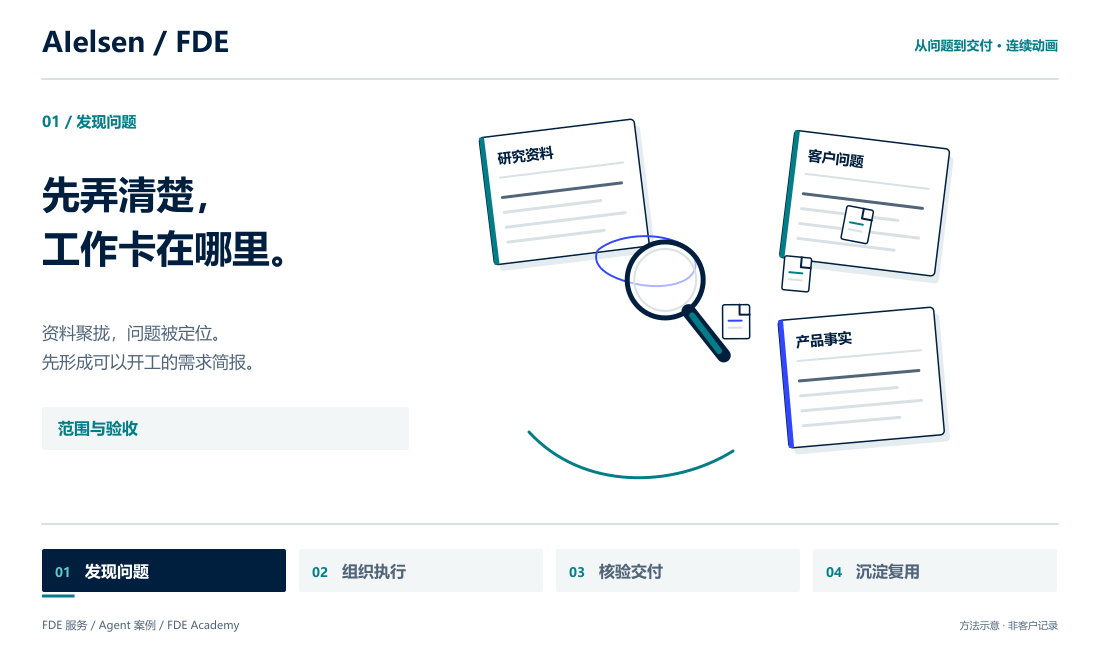
#> input picture docs/media/fde-motion-zh.gif, 1100 x 650 px; its folder holds 2 pictures in this run
$ python check-gif.py
#> lines starting #> are read from the running program, lines starting #| are printed output that depends on the picture
"""Optional independent GIF check. Requires Pillow; reads images without editing."""
from pathlib import Path
from hashlib import sha256
from collections import Counter
import json
from PIL import Image

media = Path(__file__).resolve().parent.parent / "media"
for language in ("zh", "en"):
    filename = media / f"fde-motion-{language}.gif"
    with Image.open(filename) as im:
#> im is the input picture: PIL image 1100x650 P; mean R, G, B 241.7, 244.1, 245.8
        assert im.size == (1100, 650)
        assert im.n_frames == 360
        assert im.info.get("loop") == 0
        delays, stage_hashes = [], []
        for i in range(im.n_frames):
            im.seek(i)
            delays.append(im.info.get("duration", 0))
            # Exclude header, text column, navigation and footer progress bar.
            stage = im.convert("RGB").crop((453, 96, 1058, 512))
            stage_hashes.append(sha256(stage.tobytes()).hexdigest())
#> this loop made 360 passes
#> pass 1, `stage = im.convert("RGB").crop((453, 96, 1058, 512))`:
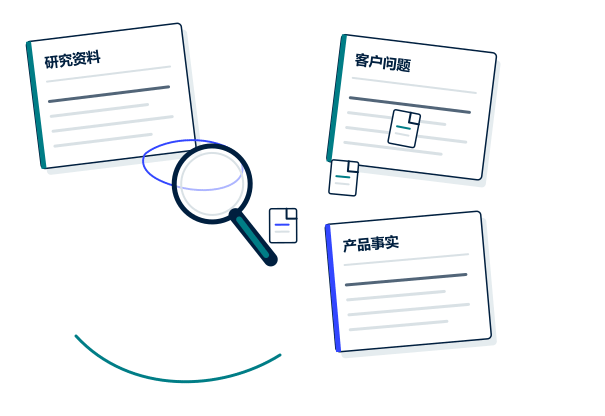
#> stage: PIL image 605x416 RGB; mean R, G, B 244.3, 246.6, 248.3
#> pass 2, `stage = im.convert("RGB").crop((453, 96, 1058, 512))`:
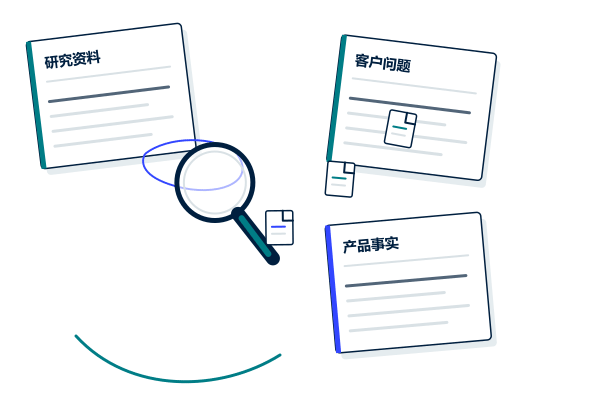
#> stage: PIL image 605x416 RGB; mean R, G, B 244.3, 246.6, 248.3
#> pass 3, `stage = im.convert("RGB").crop((453, 96, 1058, 512))`:
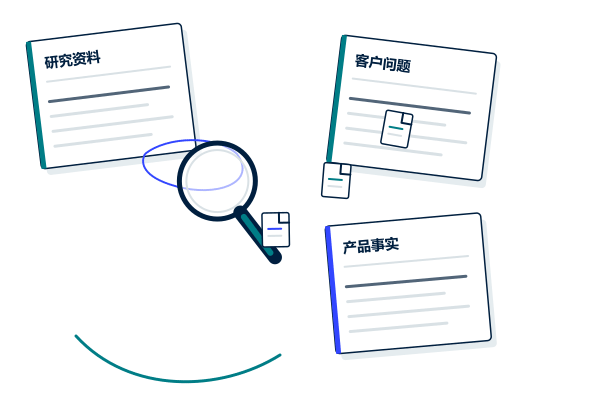
#> stage: PIL image 605x416 RGB; mean R, G, B 244.4, 246.6, 248.3
#> after the loop:
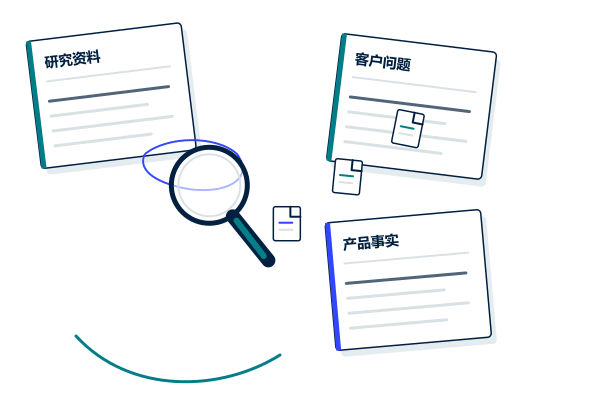
#> stage: PIL image 605x416 RGB; mean R, G, B 244.3, 246.5, 248.3
#> after the loop, delays = 360 values from 50 to 50; stage_hashes = 360 items
        assert set(delays) == {50}, Counter(delays)
        assert sum(delays) == 18000
        assert len(set(stage_hashes)) >= 350, "Main stage is mostly static"
        assert filename.stat().st_size < 5_000_000
        print(json.dumps({"language": language, "frames": im.n_frames,
                          "duration_ms": sum(delays), "frame_delays_ms": dict(Counter(delays)),
                          "unique_main_stage_frames": len(set(stage_hashes)),
                          "result": "pass"}))
#| {"language": "zh", "frames": 360, "duration_ms": 18000, "frame_delays_ms": {"50": 360}, "unique_main_stage_frames": 356, "result": "pass"}
#> pass 2 of the loop `for language in ("zh", "en"):`:
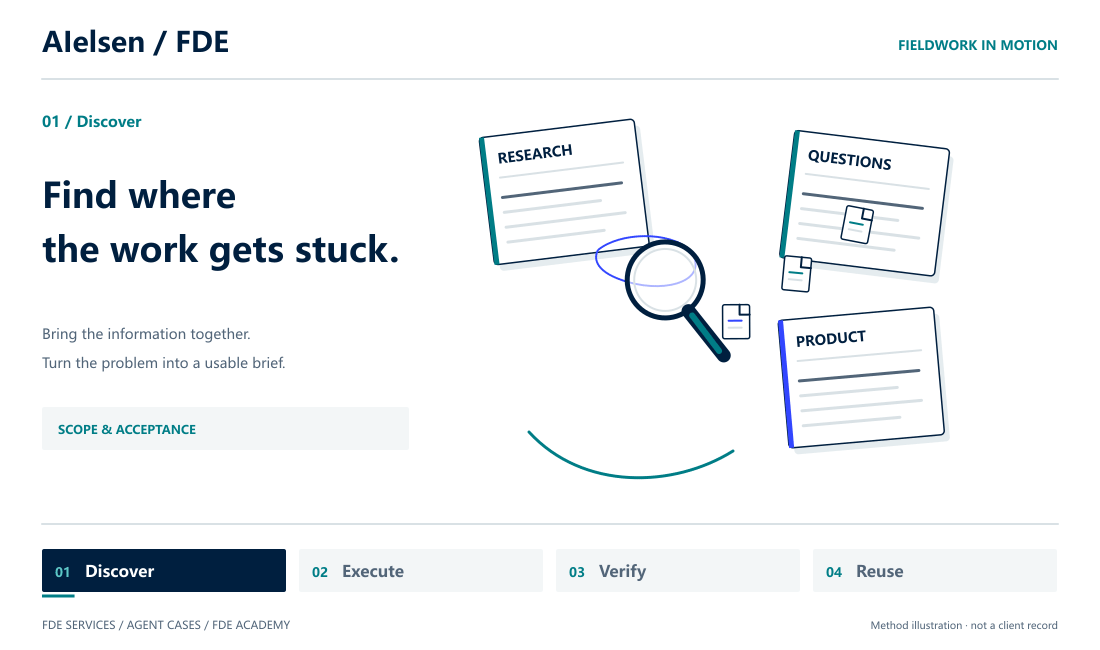
#> input picture docs/media/fde-motion-en.gif, 1100 x 650 px
#> im is the input picture: PIL image 1100x650 P; mean R, G, B 242.5, 244.8, 246.4
#> the loop `for i in range(im.n_frames):` made 360 passes
#> pass 1, `stage = im.convert("RGB").crop((453, 96, 1058, 512))`:
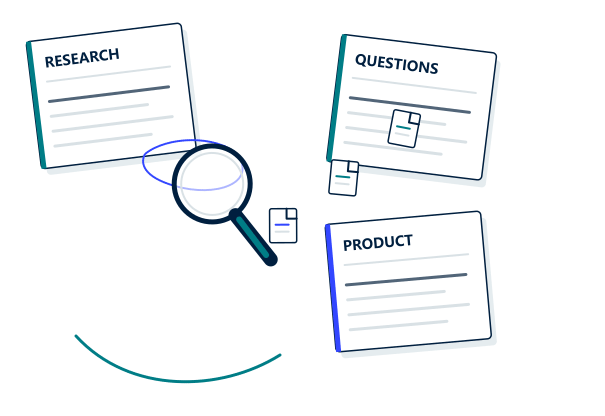
#> stage: PIL image 605x416 RGB; mean R, G, B 244.3, 246.5, 248.2
#> after the loop `for i in range(im.n_frames):`:
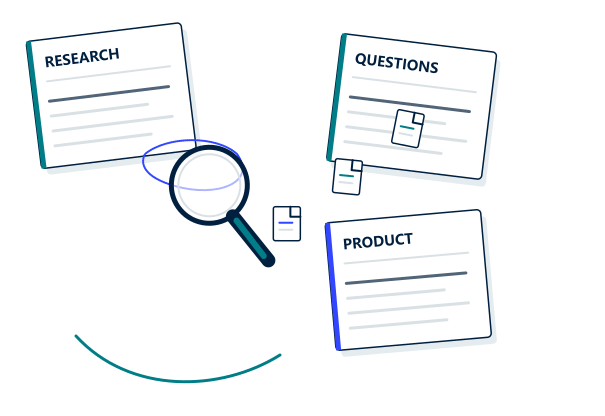
#> stage: PIL image 605x416 RGB; mean R, G, B 244.3, 246.5, 248.3
#| {"language": "en", "frames": 360, "duration_ms": 18000, "frame_delays_ms": {"50": 360}, "unique_main_stage_frames": 356, "result": "pass"}
